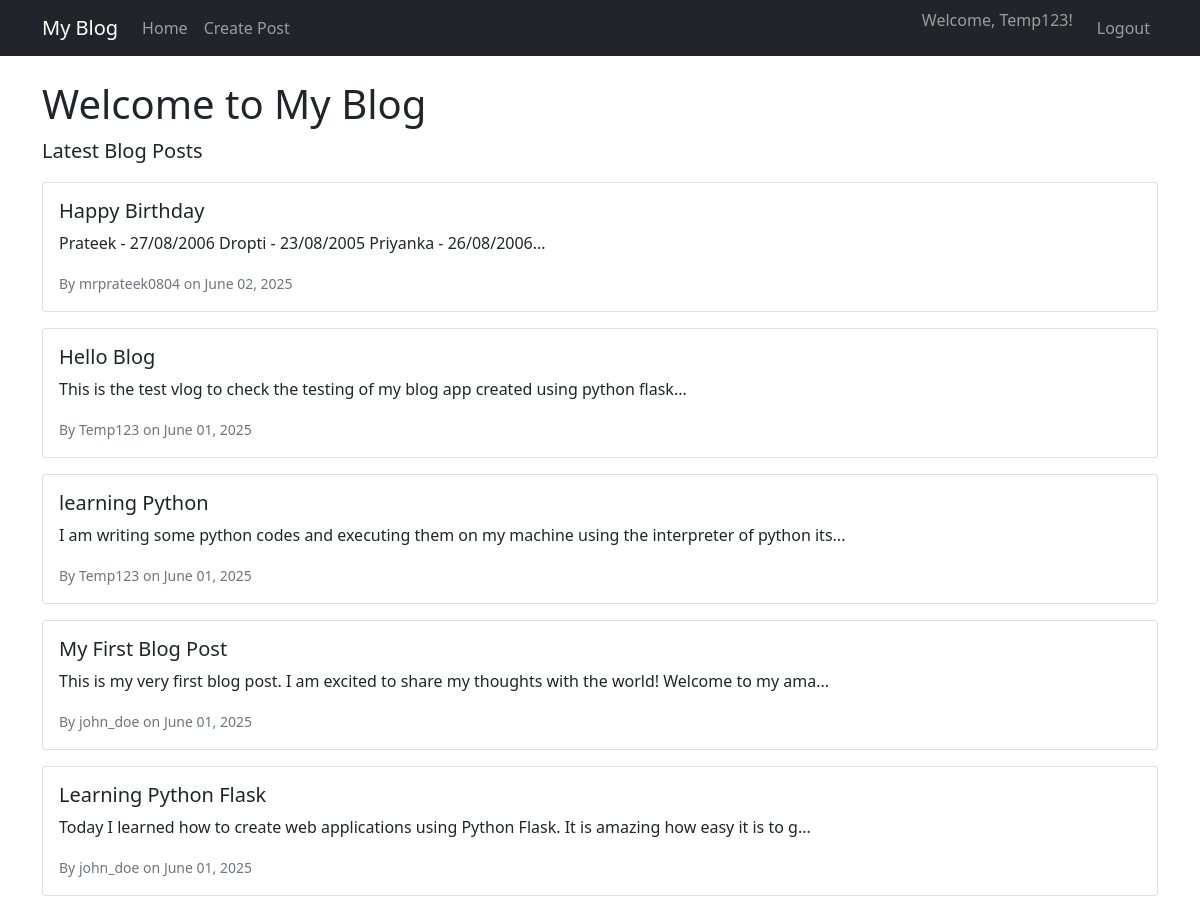
The app's page / (signed in) with its own data.
### app.py (models this page shows, shortened)
class User(UserMixin, db.Model):
    id = db.Column(db.Integer, primary_key=True)
    username = db.Column(db.String(80), unique=True, nullable=False)
    email = db.Column(db.String(120), unique=True, nullable=False)
    password_hash = db.Column(db.String(120), nullable=False)
    posts = db.relationship('Post', backref='author', lazy=True)

class Post(db.Model):
    id = db.Column(db.Integer, primary_key=True)
    title = db.Column(db.String(200), nullable=False)
    content = db.Column(db.Text, nullable=False)
    date_created = db.Column(db.DateTime, default=datetime.utcnow)
    user_id = db.Column(db.Integer, db.ForeignKey('user.id'), nullable=False)

### app.py (the view)
@app.route('/')
def home():
    posts = Post.query.order_by(Post.date_created.desc()).all()
    return render_template('index.html', posts=posts)

### app.py (called while the page is built)
@login_manager.user_loader
def load_user(user_id):
    return User.query.get(int(user_id))

### templates/index.html
{% extends "base.html" %} {% block content %}
<div class="row">
  <div class="col-md-12">
    <h1>Welcome to My Blog</h1>
    <p class="lead">Latest Blog Posts</p>
    {% if posts %} {% for post in posts %}
    <div class="card mb-3">
      <div class="card-body">
        <h5 class="card-title">{{ post.title }}</h5>
        <p class="card-text">{{ post.content[:100] }}...</p>
        <small class="text-muted"
          >By {{ post.author.username }} on {{ post.date_created.strftime('%B
          %d, %Y') }}</small
        >
      </div>
    </div>
    {% endfor %} {% else %}
    <div class="alert alert-info">
      <h4>No posts yet!</h4>
      <p>Be the first to create a blog post.</p>
    </div>
    {% endif %}
  </div>
</div>
{% endblock %}

### templates/base.html (shortened to what this page needs)
<!DOCTYPE html>
<html lang="en">
  <head>
    <link
      href="https://cdn.jsdelivr.net/npm/bootstrap@5.1.3/dist/css/bootstrap.min.css"
      rel="stylesheet"
    />
  </head>
  <body>
    <nav class="navbar navbar-expand-lg navbar-dark bg-dark">
      <div class="container">
        <a class="navbar-brand" href="{{ url_for('home') }}">My Blog</a>
        <div class="collapse navbar-collapse" id="navbarNav">
          <ul class="navbar-nav me-auto">
            <li class="nav-item">
              <a class="nav-link" href="{{ url_for('home') }}">Home</a>
            </li>
            {% if current_user.is_authenticated %}
            <li class="nav-item">
              <a class="nav-link" href="{{ url_for('create_post') }}"
                >Create Post</a
              >
            </li>
            {% endif %}
          </ul>
          <ul class="navbar-nav">
            {% if current_user.is_authenticated %}
            <li class="nav-item">
              <span class="navbar-text me-3"
                >Welcome, {{ current_user.username }}!</span
              >
            </li>
            <li class="nav-item">
              <a class="nav-link" href="{{ url_for('logout') }}">Logout</a>
            </li>
            {% endif %}
          </ul>
        </div>
      </div>
    </nav>
    <div class="container mt-4">
      {% block content %}{% endblock %}
    </div>
  </body>
</html>

### records on screen
User: username "Temp123"
Post: title "Happy Birthday", content "Prateek - 27/08/2006 Dropti - 23/08/2005 Priyanka - 26/08/2006", author.username "mrprateek0804", date_created "June 02, 2025"
Post: title "Hello Blog", content "This is the test vlog to check the testing of my blog app created using python flask", author.username "Temp123", date_created "June 01, 2025"
Post: title "learning Python", content "I am writing some python codes and executing them on my machine using the interpreter of python its", author.username "Temp123", date_created "June 01, 2025"
Post: title "My First Blog Post", content "This is my very first blog post. I am excited to share my thoughts with the world! Welcome to my ama", author.username "john_doe", date_created "June 01, 2025"
Post: title "Learning Python Flask", content "Today I learned how to create web applications using Python Flask. It is amazing how easy it is to g", author.username "john_doe", date_created "June 01, 2025"
